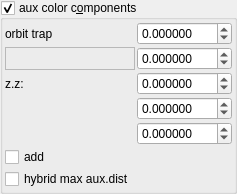
    <widget class="MyGroupBox" name="groupCheck_fold_color_aux_color_enabled_false">
     <property name="title">
      <string>aux color c&amp;omponents</string>
     </property>
     <property name="checkable">
      <bool>true</bool>
     </property>
     <layout class="QVBoxLayout" name="verticalLayout_14">
      <property name="leftMargin">
       <number>2</number>
      </property>
      <property name="topMargin">
       <number>2</number>
      </property>
      <property name="rightMargin">
       <number>2</number>
      </property>
      <property name="bottomMargin">
       <number>2</number>
      </property>
      <item>
       <layout class="QGridLayout" name="gridLayout_19" columnstretch="0,1">
        <property name="spacing">
         <number>2</number>
        </property>
        <item row="5" column="1">
         <widget class="MyDoubleSpinBox" name="spinbox4_fold_color_difs_0000_w">
          <property name="sizePolicy">
           <sizepolicy hsizetype="Minimum" vsizetype="Maximum">
            <horstretch>0</horstretch>
            <verstretch>0</verstretch>
           </sizepolicy>
          </property>
          <property name="prefix">
           <string/>
          </property>
          <property name="suffix">
           <string/>
          </property>
          <property name="decimals">
           <number>6</number>
          </property>
          <property name="minimum">
           <double>-100.000000000000000</double>
          </property>
          <property name="maximum">
           <double>100.000000000000000</double>
          </property>
          <property name="singleStep">
           <double>0.100000000000000</double>
          </property>
         </widget>
        </item>
        <item row="4" column="1">
         <widget class="MyDoubleSpinBox" name="spinbox4_fold_color_difs_0000_z">
          <property name="sizePolicy">
           <sizepolicy hsizetype="Minimum" vsizetype="Maximum">
            <horstretch>0</horstretch>
            <verstretch>0</verstretch>
           </sizepolicy>
          </property>
          <property name="prefix">
           <string/>
          </property>
          <property name="suffix">
           <string/>
          </property>
          <property name="decimals">
           <number>6</number>
          </property>
          <property name="minimum">
           <double>-100.000000000000000</double>
          </property>
          <property name="maximum">
           <double>100.000000000000000</double>
          </property>
          <property name="singleStep">
           <double>0.100000000000000</double>
          </property>
         </widget>
        </item>
        <item row="4" column="0">
         <widget class="QLabel" name="label_56">
          <property name="text">
           <string>z.z:</string>
          </property>
         </widget>
        </item>
        <item row="3" column="1">
         <widget class="MyDoubleSpinBox" name="spinbox4_fold_color_difs_0000_y">
          <property name="sizePolicy">
           <sizepolicy hsizetype="Minimum" vsizetype="Maximum">
            <horstretch>0</horstretch>
            <verstretch>0</verstretch>
           </sizepolicy>
          </property>
          <property name="prefix">
           <string/>
          </property>
          <property name="suffix">
           <string/>
          </property>
          <property name="decimals">
           <number>6</number>
          </property>
          <property name="minimum">
           <double>-100.000000000000000</double>
          </property>
          <property name="maximum">
           <double>100.000000000000000</double>
          </property>
          <property name="singleStep">
           <double>0.100000000000000</double>
          </property>
         </widget>
        </item>
        <item row="1" column="0">
         <widget class="QLabel" name="label_54">
          <property name="text">
           <string>orbit trap</string>
          </property>
         </widget>
        </item>
        <item row="6" column="1">
         <widget class="MyDoubleSpinBox" name="spinbox_fold_color_difs1">
          <property name="sizePolicy">
           <sizepolicy hsizetype="Minimum" vsizetype="Maximum">
            <horstretch>0</horstretch>
            <verstretch>0</verstretch>
           </sizepolicy>
          </property>
          <property name="prefix">
           <string/>
          </property>
          <property name="suffix">
           <string/>
          </property>
          <property name="decimals">
           <number>6</number>
          </property>
          <property name="minimum">
           <double>-100.000000000000000</double>
          </property>
          <property name="maximum">
           <double>100.000000000000000</double>
          </property>
          <property name="singleStep">
           <double>0.100000000000000</double>
          </property>
         </widget>
        </item>
        <item row="8" column="0">
         <widget class="MyCheckBox" name="checkBox_transf_function_enabledM_false">
          <property name="text">
           <string>add</string>
          </property>
         </widget>
        </item>
        <item row="3" column="0">
         <widget class="QFrame" name="frame_2">
          <property name="frameShape">
           <enum>QFrame::StyledPanel</enum>
          </property>
          <property name="frameShadow">
           <enum>QFrame::Raised</enum>
          </property>
         </widget>
        </item>
        <item row="1" column="1">
         <widget class="MyDoubleSpinBox" name="spinbox4_fold_color_difs_0000_x">
          <property name="sizePolicy">
           <sizepolicy hsizetype="Minimum" vsizetype="Maximum">
            <horstretch>0</horstretch>
            <verstretch>0</verstretch>
           </sizepolicy>
          </property>
          <property name="prefix">
           <string/>
          </property>
          <property name="suffix">
           <string/>
          </property>
          <property name="decimals">
           <number>6</number>
          </property>
          <property name="minimum">
           <double>-100.000000000000000</double>
          </property>
          <property name="maximum">
           <double>100.000000000000000</double>
          </property>
          <property name="singleStep">
           <double>0.100000000000000</double>
          </property>
         </widget>
        </item>
        <item row="9" column="0">
         <widget class="MyCheckBox" name="checkBox_transf_function_enabledJ_false">
          <property name="text">
           <string>hybrid max aux.dist</string>
          </property>
         </widget>
        </item>
       </layout>
      </item>
     </layout>
    </widget>
